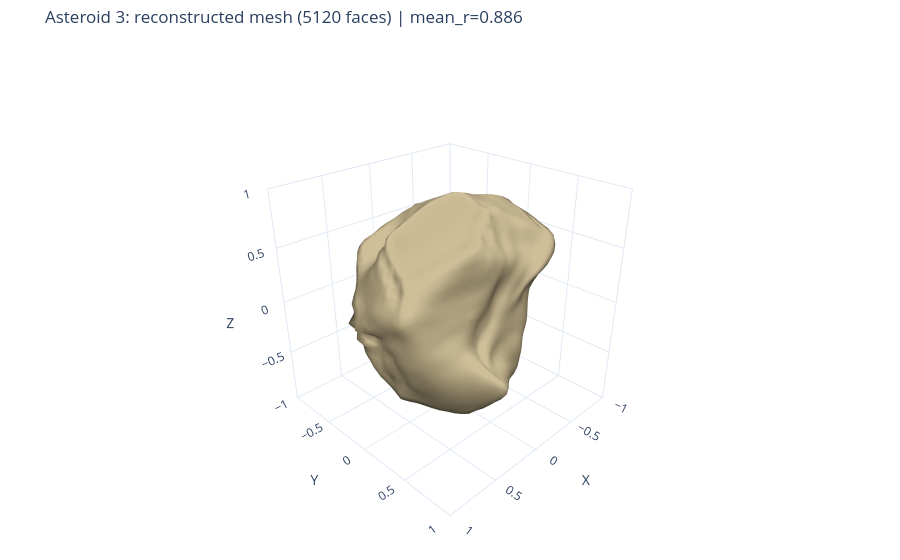
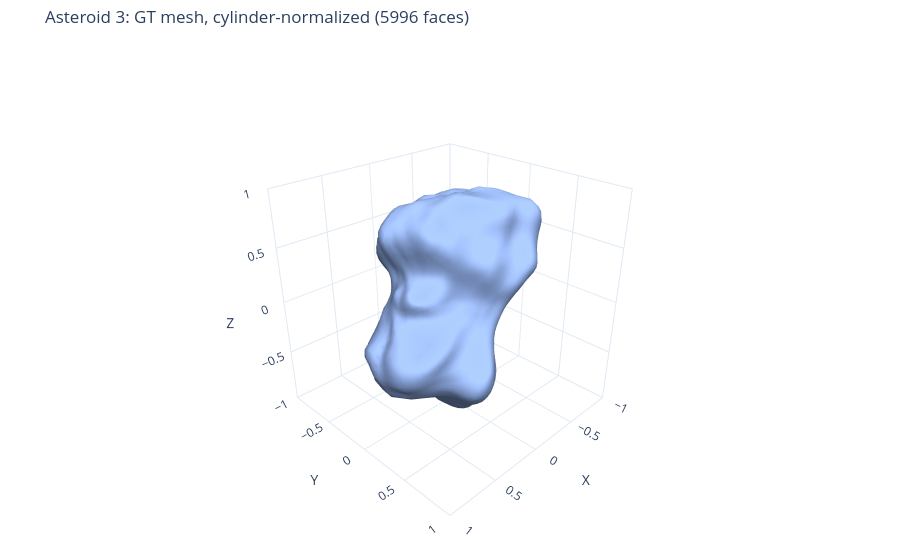

Here is the notebook cell these charts were saved with, in order:
### Code cell
# --- Reconstruction mesh visualization + GT comparison ---
fig_mesh = plot_interactive_mesh(
    vertices=recon_mesh.vertices,
    faces=recon_mesh.faces,
    title=(
        f"Asteroid {ASTEROID_ID}: reconstructed mesh ({recon_mesh.faces.shape[0]} faces) | "
        f"mean_r={per_camera_df['Pearson_R'].mean():.3f}"
    ),
    mesh_color="#c0b08a",
    show_edges=False,
)
fig_mesh.show()

if GT_EXIST and true_mesh is not None:
    gt_fig_mesh = plot_interactive_mesh(
        vertices=true_mesh.vertices,
        faces=true_mesh.faces,
        title=f"Asteroid {ASTEROID_ID}: GT mesh, cylinder-normalized ({true_mesh.faces.shape[0]} faces)",
        mesh_color="#a0c0ff",
        show_edges=False,
    )
    gt_fig_mesh.show()

print(
    f"Reconstruction extents: "
    f"x[{recon_mesh.vertices[:, 0].min():.3f}, {recon_mesh.vertices[:, 0].max():.3f}] "
    f"y[{recon_mesh.vertices[:, 1].min():.3f}, {recon_mesh.vertices[:, 1].max():.3f}] "
    f"z[{recon_mesh.vertices[:, 2].min():.3f}, {recon_mesh.vertices[:, 2].max():.3f}] "
    f"(cylinder bound: R={R_CYL}, z in [-1, 1])"
)

if GT_EXIST and true_mesh is not None:
    print(
        f"GT extents: "
        f"x[{true_mesh.vertices[:, 0].min():.3f}, {true_mesh.vertices[:, 0].max():.3f}] "
        f"y[{true_mesh.vertices[:, 1].min():.3f}, {true_mesh.vertices[:, 1].max():.3f}] "
        f"z[{true_mesh.vertices[:, 2].min():.3f}, {true_mesh.vertices[:, 2].max():.3f}]"
    )
    pred_mesh = trimesh.Trimesh(vertices=recon_mesh.vertices, faces=recon_mesh.faces, process=False)
    VOXEL_PITCH = 0.05  # official filled-voxel measure, pitch on cylinder-normalized meshes
    measure1, measure2 = relative_volume_difference_voxelized(pred_mesh, true_mesh, pitch=VOXEL_PITCH)
    print(f"Official voxel measures vs GT (pitch={VOXEL_PITCH}); 0 = identical, lower is better:")
    print(f"  measure1 (1 - IoU)={measure1:.6f} | measure2 (sym-diff/sum)={measure2:.6f}")
else:
    print("GT mesh not available -> skipping voxel measure calculation.")

### Figure 1 — Plotly figure (JSON) as saved in the notebook; plotly's stock layout.template omitted (floating-point values rounded to 4 significant figures; data arrays with more than 128 entries replaced by an {"elided": "..."} marker saying what was removed)
{"data": [{"color": "#c0b08a", "flatshading": false, "hovertemplate": "x=%{x:.3f}<br>y=%{y:.3f}<br>z=%{z:.3f}<extra></extra>", "i": {"elided": "5120 int values"}, "j": {"elided": "5120 int values"}, "k": {"elided": "5120 int values"}, "lighting": {"ambient": 0.35, "diffuse": 0.8, "fresnel": 0.12, "roughness": 0.7, "specular": 0.35}, "lightposition": {"x": 120, "y": 200, "z": 80}, "opacity": 1, "showscale": false, "type": "mesh3d", "x": {"elided": "2562 float values"}, "y": {"elided": "2562 float values"}, "z": {"elided": "2562 float values"}}], "layout": {"margin": {"b": 0, "l": 0, "r": 0, "t": 45}, "scene": {"aspectmode": "manual", "aspectratio": {"x": 1, "y": 1, "z": 1}, "camera": {"eye": {"x": 1.65, "y": 1.65, "z": 1.25}, "projection": {"type": "perspective"}}, "xaxis": {"range": [-1, 1], "showspikes": false, "title": {"text": "X"}}, "yaxis": {"range": [-1, 1], "showspikes": false, "title": {"text": "Y"}}, "zaxis": {"range": [-1, 1], "showspikes": false, "title": {"text": "Z"}}}, "title": {"text": "Asteroid 3: reconstructed mesh (5120 faces) | mean_r=0.886"}}}

### Figure 2 — Plotly figure (JSON) as saved in the notebook; plotly's stock layout.template omitted (floating-point values rounded to 4 significant figures; data arrays with more than 128 entries replaced by an {"elided": "..."} marker saying what was removed)
{"data": [{"color": "#a0c0ff", "flatshading": false, "hovertemplate": "x=%{x:.3f}<br>y=%{y:.3f}<br>z=%{z:.3f}<extra></extra>", "i": {"elided": "5996 int values"}, "j": {"elided": "5996 int values"}, "k": {"elided": "5996 int values"}, "lighting": {"ambient": 0.35, "diffuse": 0.8, "fresnel": 0.12, "roughness": 0.7, "specular": 0.35}, "lightposition": {"x": 120, "y": 200, "z": 80}, "opacity": 1, "showscale": false, "type": "mesh3d", "x": {"elided": "3000 float values"}, "y": {"elided": "3000 float values"}, "z": {"elided": "3000 float values"}}], "layout": {"margin": {"b": 0, "l": 0, "r": 0, "t": 45}, "scene": {"aspectmode": "manual", "aspectratio": {"x": 1, "y": 1, "z": 1}, "camera": {"eye": {"x": 1.65, "y": 1.65, "z": 1.25}, "projection": {"type": "perspective"}}, "xaxis": {"range": [-1, 1], "showspikes": false, "title": {"text": "X"}}, "yaxis": {"range": [-1, 1], "showspikes": false, "title": {"text": "Y"}}, "zaxis": {"range": [-1, 1], "showspikes": false, "title": {"text": "Z"}}}, "title": {"text": "Asteroid 3: GT mesh, cylinder-normalized (5996 faces)"}}}
